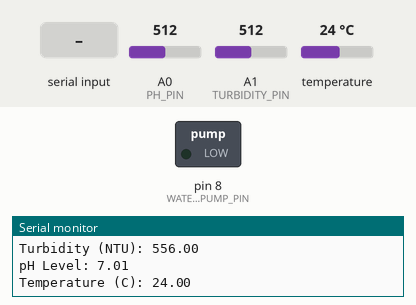
This sketch was run on a simulated Arduino Uno, built with avr-gcc and run on an emulated ATmega328P. On the bench: switched loads named in the sketch (green lamp = pin HIGH), the last lines printed to the serial monitor. Inputs (shaded band) come from the test bench; at power-on: A0 (PH_PIN) = 512, A1 (TURBIDITY_PIN) = 512, temperature 24 °C.

Above: at 6.6 s.
6.7 s: "TURN_ON_PUMP\n" received over the second serial link
At 13.0 s:
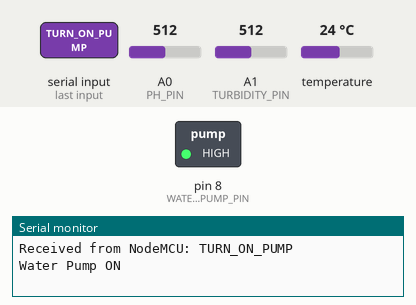
13.9 s: "TURN_OFF_PUMP\n" received over the second serial link
At 19.4 s:
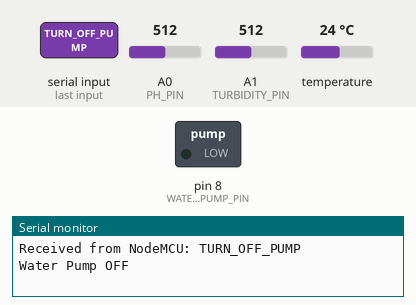
Timing chart, 0 to 20.9 s (numbered marks = the images above; inputs shaded):
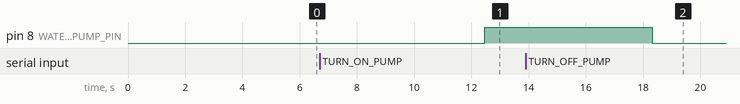

Measured:
- after the input at 6.7 s, pin 8 (WATER_PUMP_PIN): LOW → HIGH after 5.8 s
- after the input at 13.9 s, pin 8 (WATER_PUMP_PIN): HIGH → LOW after 4.4 s

The sketch:

Arduino_AquaSense.ino
```cpp
#include <OneWire.h>
#include <DallasTemperature.h>
#include <SoftwareSerial.h>

// Pin Definitions
#define TURBIDITY_PIN A1  // Analog pin for turbidity sensor
#define PH_PIN A0         // Analog pin for pH sensor
#define ONE_WIRE_BUS 2    // Digital pin for DS18B20 sensor
#define WATER_PUMP_PIN 8  // Digital pin to control the water pump (you can use any digital pin)

// Initialize OneWire and DallasTemperature objects
OneWire oneWire(ONE_WIRE_BUS);
DallasTemperature sensors(&oneWire);

// Setup software serial for communication with NodeMCU (connected to RX/TX)
SoftwareSerial nodeMCU(10, 11);  // RX, TX pins for NodeMCU communication

// Calibration constants for pH sensor
float neutralVoltage = 2.5; // Voltage at pH 7.0 (adjust during calibration)
float sensitivity = 0.18;   // Voltage difference per pH unit (adjust during calibration)

void setup() {
  // Start Serial communication for debugging
  Serial.begin(9600);
  nodeMCU.begin(9600);  // Start communication with NodeMCU

  // Initialize DS18B20 sensor
  sensors.begin();

  // Setup pin modes
  pinMode(TURBIDITY_PIN, INPUT);
  pinMode(PH_PIN, INPUT);
  pinMode(WATER_PUMP_PIN, OUTPUT);  // Initialize the water pump pin

  // Initial log
  Serial.println("Sensor Initialization Complete");
}

void loop() {
  // Read and process sensor data
  float turbidityValue = readTurbidity();
  float phValue = readPH();
  float temperature = readTemperature();

  // Prepare data to send to NodeMCU (via software serial)
  sendDataToNodeMCU(turbidityValue, phValue, temperature);

  // Check if data from NodeMCU is received to control the water pump
  if (nodeMCU.available()) {
    String receivedData = nodeMCU.readStringUntil('\n');
    Serial.println("Received from NodeMCU: " + receivedData);

    // Check if the pump control command is received
    if (receivedData == "TURN_ON_PUMP") {
      digitalWrite(WATER_PUMP_PIN, HIGH);  // Turn on pump
      Serial.println("Water Pump ON");
    } else if (receivedData == "TURN_OFF_PUMP") {
      digitalWrite(WATER_PUMP_PIN, LOW);  // Turn off pump
      Serial.println("Water Pump OFF");
    }
  }

  // Wait before sending the next batch of data
  delay(5000); // Delay 5 seconds
}

// Function to read the turbidity sensor (analog)
float readTurbidity() {
  int turbidityRaw = analogRead(TURBIDITY_PIN);  // Read analog value (0-1023)
  float voltage = turbidityRaw * (5.0 / 1023.0); // Convert to voltage (5V system)

  // Example mapping: Adjust based on your sensor's datasheet/calibration
  float turbidityNTU = map(voltage * 1000, 0, 4500, 0, 1000);
  Serial.print("Turbidity (NTU): ");
  Serial.println(turbidityNTU);
  return turbidityNTU;
}

// Function to read pH sensor
float readPH() {
  int phAnalogValue = analogRead(PH_PIN);  // Read the pH sensor value (0-1023)
  float phVoltage = phAnalogValue * (5.0 / 1023.0);  // Convert to voltage
  float phValue = 7 + ((phVoltage - neutralVoltage) / sensitivity);  // Calculate pH
  Serial.print("pH Level: ");
  Serial.println(phValue);
  return phValue;
}

// Function to read temperature from DS18B20
float readTemperature() {
  sensors.requestTemperatures();  // Request temperature reading
  float tempC = sensors.getTempCByIndex(0);  // Get temperature in Celsius
  Serial.print("Temperature (C): ");
  Serial.println(tempC);
  return tempC;
}

// Function to send sensor data to NodeMCU via Software Serial
void sendDataToNodeMCU(float turbidity, float ph, float temperature) {
  String data = "Turbidity:" + String(turbidity, 1) +
                ", pH:" + String(ph, 2) +
                ", Temp:" + String(temperature, 1) + "C";

  nodeMCU.println(data);  // Send data to NodeMCU
  Serial.println("Sent to NodeMCU: " + data);
}
```
